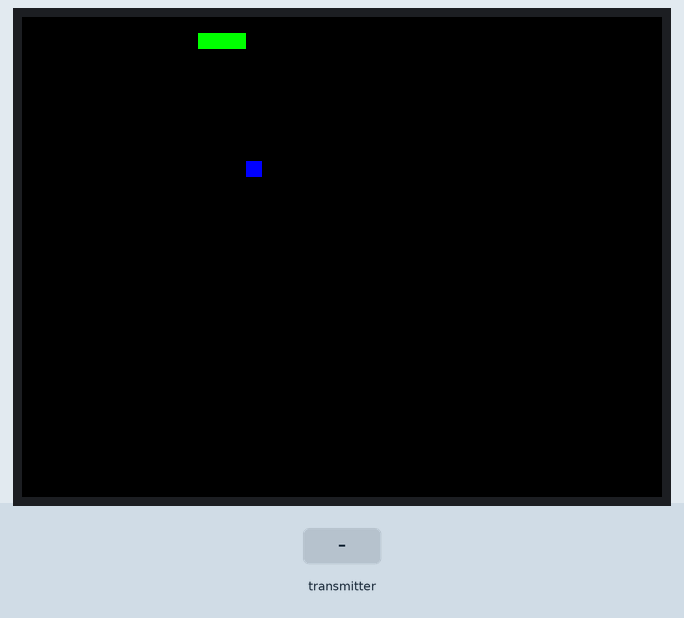
This sketch was run on a simulated ESP32. On the bench: 320×240 colour display. The test bench sets the inputs (shaded band). Random numbers use the default seed unless the sketch sets one.

Above: at 1.5 s.
1.6 s: the transmitter starts sending c2 = 1
At 2.7 s:
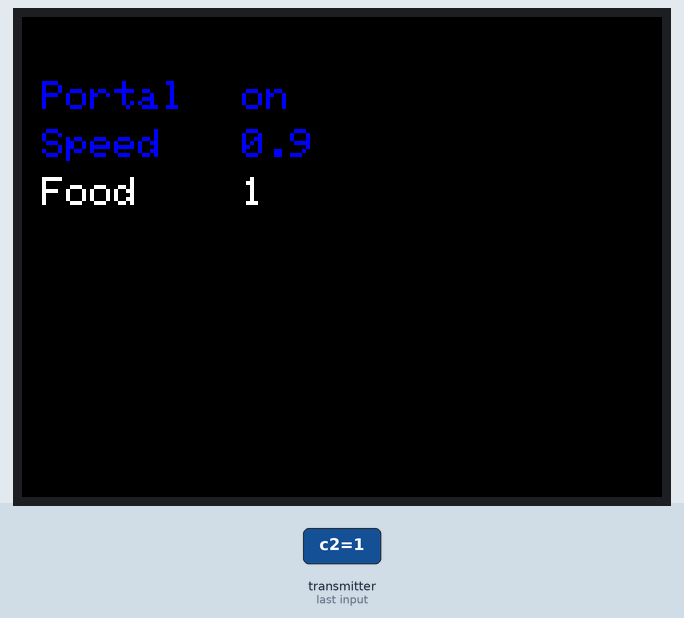
3.2 s: the transmitter starts sending Z2 = 1
At 3.79 s:
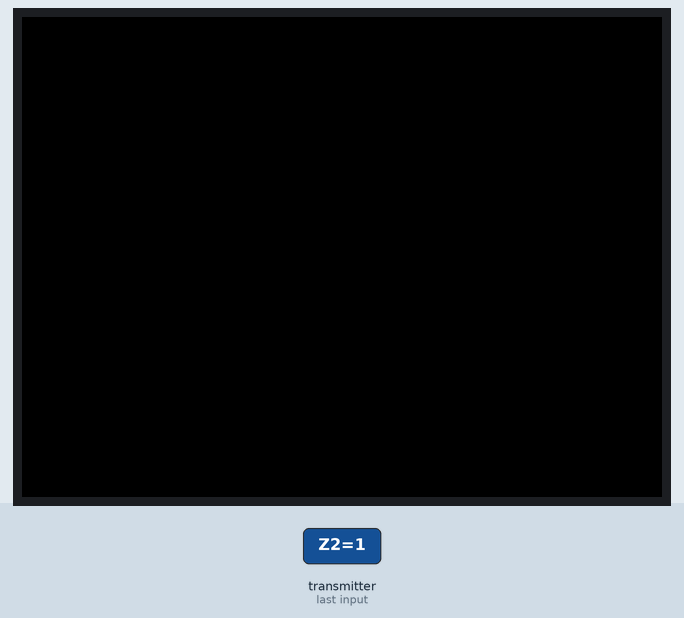
6.2 s: the transmitter starts sending connected1 = 1
At 7.1 s:
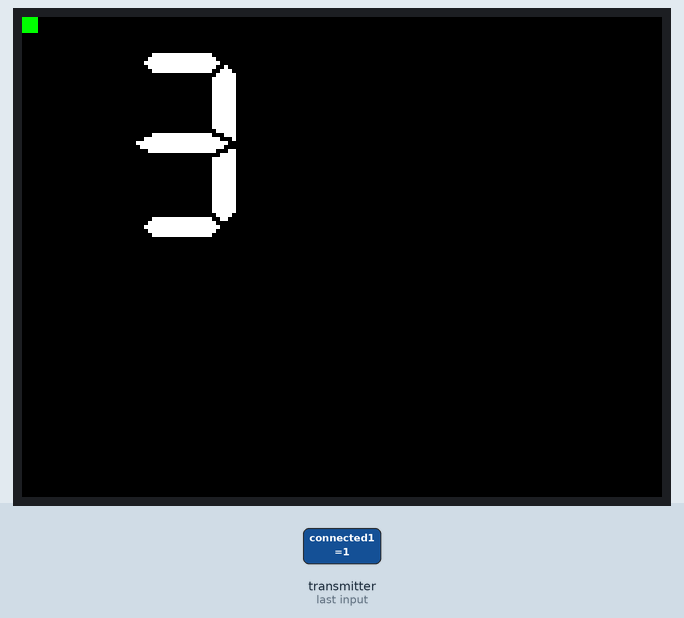
7.7 s: the transmitter starts sending Z1 = 1
At 8.38 s:
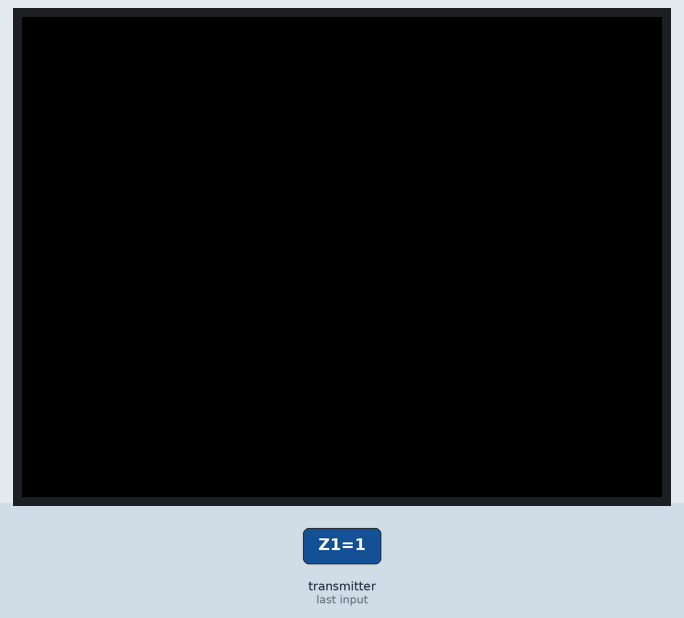
9.6 s: the transmitter starts sending joyX1 = 1024
At 9.77 s:
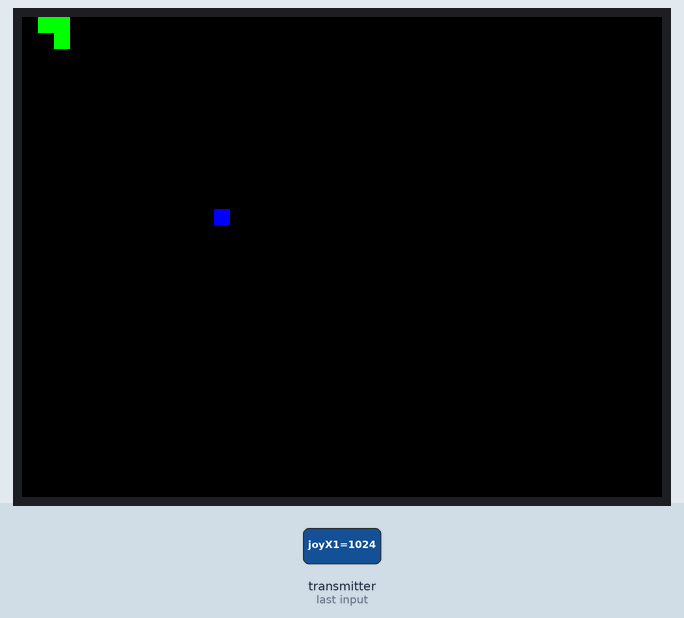
11.2 s: the transmitter starts sending joyX1 = 0
At 11.32 s:
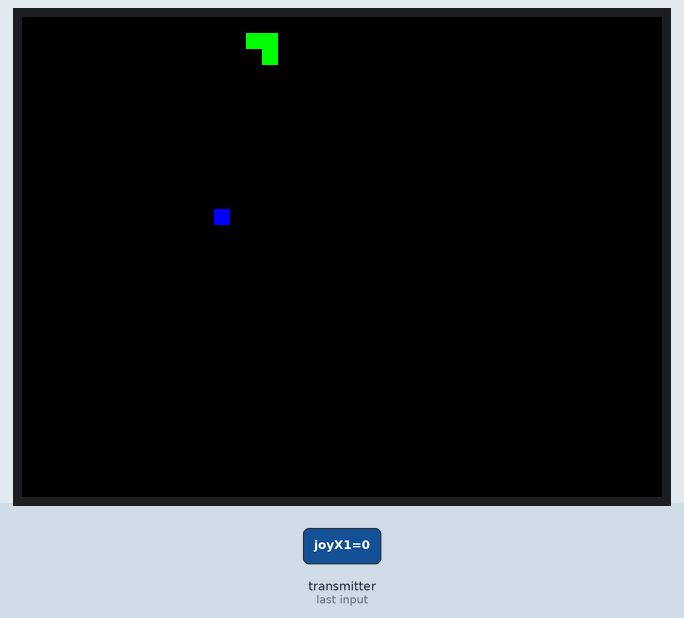

The sketch:

SnakeGameConsole2.ino
```cpp
//MAC address B8:D6:1A:44:3B:4C
#include <TFT_eSPI.h>
#include <SPI.h>
#include <esp_now.h>
#include <WiFi.h>

TFT_eSPI tft = TFT_eSPI();

//ESP NOW structure
typedef struct structMessage {
  bool connected1, connected2;
  bool c1, Z1, c2, Z2;
  int joyX1, joyY1, joyX2, joyY2;
};
structMessage nChuk;

int screenIndex = 0;

//************************************************************************************************
//SETTINGS MENU
//************************************************************************************************

int cursorPos = 0;
int prevCursorPos = -1;
bool settingsUp = false;
bool settingsDown = false;
bool settingsRight = false;
bool settingsLeft = false;

String portal = "on";
String prevPortal = portal;

float snakeSpeed = 1.0;
float prevSnakeSpeed = snakeSpeed;

int foodCount = 1;
int prevFoodCount = foodCount;

void SettingsMenu(){
  if(nChuk.Z1){
    screenIndex = 0;
    SnakeInit();
    return;
  }

  UpdateSettingsCursor();

  UpdateSettingsText();

  prevCursorPos = cursorPos;

  prevPortal = portal;
  prevSnakeSpeed = snakeSpeed;
  prevFoodCount = foodCount;
}

void UpdateSettingsText(){
  if(cursorPos != prevCursorPos){
    if(prevCursorPos == 0){
      tft.setTextColor(TFT_WHITE);
      tft.drawString("Portal", 10, 40);
      tft.drawString(portal, 110, 40);
    }
    else if(prevCursorPos == 1){
      tft.setTextColor(TFT_WHITE);
      tft.drawString("Speed", 10, 64);
      tft.drawFloat(snakeSpeed, 1, 110, 64);
    }
    else if(prevCursorPos == 2){
      tft.setTextColor(TFT_WHITE);
      tft.drawString("Food", 10, 88);
      tft.drawFloat(foodCount, 0, 110, 88);
    }

    if(cursorPos == 0){
      tft.setTextColor(TFT_BLUE);
      tft.drawString("Portal", 10, 40);
      tft.drawString(portal, 110, 40);
    }
    else if(cursorPos == 1){
      tft.setTextColor(TFT_BLUE);
      tft.drawString("Speed", 10, 64);
      tft.drawFloat(snakeSpeed, 1, 110, 64);
    }
    else if(cursorPos == 2){
      tft.setTextColor(TFT_BLUE);
      tft.drawString("Food", 10, 88);
      tft.drawFloat(foodCount, 0, 110, 88);
    }
  }

  if(portal != prevPortal){
    tft.setTextColor(TFT_BLACK);
    tft.drawString(prevPortal, 110, 40);

    tft.setTextColor(TFT_BLUE);
    tft.drawString("Portal", 10, 40);
    tft.drawString(portal, 110, 40);
  }
  else if(snakeSpeed != prevSnakeSpeed){
    tft.setTextColor(TFT_BLACK);
    tft.drawFloat(prevSnakeSpeed, 2, 110, 64);

    tft.setTextColor(TFT_BLUE);
    tft.drawString("Speed", 10, 64);
    tft.drawFloat(snakeSpeed, 1, 110, 64);
  }
  else if(foodCount != prevFoodCount){
    tft.setTextColor(TFT_BLACK);
    tft.drawFloat(prevFoodCount, 0, 110, 88);

    tft.setTextColor(TFT_BLUE);
    tft.drawString("Food", 10, 88);
    tft.drawFloat(foodCount, 0, 110, 88);
  }

}

void UpdateSettingsCursor(){
  //Y-axis
  if(nChuk.joyY1 > 80 and settingsUp == false){
    cursorPos--;
    if(cursorPos < 0) cursorPos = 2;
    settingsUp = true;
  }

  if(nChuk.joyY1 < 20 and settingsUp == false){
    cursorPos++;
    if(cursorPos > 2) cursorPos = 0;
    settingsUp = true;
  }

  if(nChuk.joyY1 > 20 and nChuk.joyY1 < 80){
    settingsUp = false;
    settingsDown = false;
  }

  //X-axis
  if(nChuk.joyX1 > 80 and settingsRight == false){
    if(cursorPos == 0){
      if(portal == "on") portal = "off";
      else if(portal == "off") portal = "on";
    }
    else if(cursorPos == 1){
      snakeSpeed += 0.1;
    }
    else if(cursorPos == 2){
      if(foodCount < 5) foodCount++;
    }

    settingsRight = true;
  }

  if(nChuk.joyX1 < 20 and settingsLeft == false){
    if(cursorPos == 0){
      if(portal == "on") portal = "off";
      else if(portal == "off") portal = "on";
    }
    else if(cursorPos == 1){
      if(snakeSpeed > 0.1){
        snakeSpeed -= 0.1;
      }
    }
    else if(cursorPos == 2){
      if(foodCount > 1) foodCount--;
    }

    settingsLeft = true;
  }

  if(nChuk.joyX1 > 20 and nChuk.joyX1 < 80){
    settingsRight = false;
    settingsLeft = false;
  }
}

void SettingsInit(){
  tft.fillScreen(TFT_BLACK);

  tft.setTextDatum(ML_DATUM);
  tft.setTextSize(2);

  tft.setTextColor(TFT_BLUE);
  tft.drawString("Portal", 10, 40);
  tft.setTextColor(TFT_WHITE);
  tft.drawString("Speed", 10, 64);
  tft.drawString("Food", 10, 88);

  tft.setTextColor(TFT_BLUE);
  tft.drawString(portal, 110, 40);
  tft.setTextColor(TFT_WHITE);
  tft.drawFloat(snakeSpeed, 1, 110, 64);
  tft.drawFloat(foodCount, 0, 110, 88);

  cursorPos = 0;
  prevCursorPos = -1;
}

//************************************************************************************************
//SNAKE GAME
//************************************************************************************************
unsigned long snakeFrameRate = 100;
unsigned long prevSnakeFrameRate = 0;

int snakeBody[320][2];
int snakeLen = 3;
int prevSnakeLen = snakeLen;

int snakeDir[2] = {1, 0};
int prevSnakeDir[2] = {1, 0};

int foodPosArr[5][2] = {{5, 6}, {10, 4}, {15, 3}, {12, 11}, {19, 8}};

bool snakeGameOver = false;
bool snakeInit = true;

void SnakeGame(){
  if(nChuk.c1){
    screenIndex = 1;
    SettingsInit();
    return;
  }

  if(snakeGameOver){
    //Draw end score on top of everything in bright white
    tft.setTextColor(TFT_WHITE);
    DrawSnakeScore();

    //Restart game
    if(nChuk.Z1){
      snakeGameOver = false;
      SnakeInit();
    }
    return;
  }

  int currentTime = millis();

  //Update snakeDir every instance, not bound by framerate
  UpdateSnakeDir();

  if(currentTime - prevSnakeFrameRate >= snakeFrameRate){
    prevSnakeFrameRate = currentTime;

    //Fill last snake segment black
    tft.fillRect(snakeBody[0][0] * 8, snakeBody[0][1] * 8, 8, 8, TFT_BLACK);

    //**************************************

    //Draw score before drawing snake
    // DrawSnakeScore();

    //**************************************

    //If there is collision with food
    bool foodCollision = false;
    for(int i = 0; i < foodCount; i++){
      if(snakeBody[snakeLen - 1][0] + snakeDir[0] == foodPosArr[i][0] and snakeBody[snakeLen - 1][1] + snakeDir[1] == foodPosArr[i][1]){
        foodCollision = true;
        //Add segment to snake with current headPos + snakeDir
        snakeBody[snakeLen][0] = snakeBody[snakeLen - 1][0] + snakeDir[0];
        snakeBody[snakeLen][1] = snakeBody[snakeLen - 1][1] + snakeDir[1];

        //Remove current number text
        // tft.setTextColor(TFT_BLACK);
        // DrawSnakeScore();
        //Increase snake length by 1
        snakeLen++;
        //Update with new number
        // tft.setTextColor(0x10A2);
        // DrawSnakeScore();

        //Update food
        UpdateFoodPos();
      }


      //In case screenwrapping is on and food is on the edge of the board
      else if(snakeBody[snakeLen - 1][0] + snakeDir[0] == foodPosArr[i][0] and snakeBody[snakeLen - 1][1] + snakeDir[1] == foodPosArr[i][1]){
        foodCollision = true;
        //Add segment to snake with current headPos + snakeDir
        snakeBody[snakeLen][0] = snakeBody[snakeLen - 1][0] + snakeDir[0];
        snakeBody[snakeLen][1] = snakeBody[snakeLen - 1][1] + snakeDir[1];

        //Remove current number text
        // tft.setTextColor(TFT_BLACK);
        // DrawSnakeScore();
        //Increase snake length by 1
        snakeLen++;
        //Update with new number
        // tft.setTextColor(0x10A2);
        // DrawSnakeScore();

        //Update food
        UpdateFoodPos();
      }
    }
    if(foodCollision == false){
      int prevSnakeTail[2] = {snakeBody[0][0], snakeBody[0][1]};

      //Move each segment one up
      for(int i = 0; i < snakeLen - 1; i++){
        snakeBody[i][0] = snakeBody[i+1][0];
        snakeBody[i][1] = snakeBody[i+1][1];
      }

      //Update Head of the snake
      snakeBody[snakeLen - 1][0] += snakeDir[0];
      snakeBody[snakeLen - 1][1] += snakeDir[1];

      //Check FOR WALL COLLISION
      if(portal == "on"){
        if(snakeBody[snakeLen-1][0] < 0) snakeBody[snakeLen-1][0] += 20;
        else if(snakeBody[snakeLen-1][0] > 19) snakeBody[snakeLen-1][0] -= 20;

        else if(snakeBody[snakeLen-1][1] < 0) snakeBody[snakeLen-1][1] += 16;
        else if(snakeBody[snakeLen-1][1] > 15) snakeBody[snakeLen-1][1] -= 16;
      }
      else if(portal == "off"){
        if(snakeBody[snakeLen-1][0] < 0 or snakeBody[snakeLen-1][1] < 0 or snakeBody[snakeLen-1][0] > 19 or snakeBody[snakeLen-1][1] > 15){
          snakeGameOver = true;
          //Draw last snake segment, purely for visuals
          tft.fillRect(prevSnakeTail[0] * 8, prevSnakeTail[1] * 8, 8, 8, TFT_GREEN);
          return;
        }
      }

      //CHECK FOR BODY COLLISION
      for(int i = 0; i < snakeLen - 1; i++){
        if(snakeBody[snakeLen-1][0] == snakeBody[i][0] and snakeBody[snakeLen-1][1] == snakeBody[i][1] ){
          snakeGameOver = true;
          //Draw last snake segment, purely for visuals
          tft.fillRect(prevSnakeTail[0] * 8, prevSnakeTail[1] * 8, 8, 8, TFT_GREEN);
          return;
        }
      }
    }

    //Update prevSnakeDir for next frame
    prevSnakeDir[0] = snakeDir[0];
    prevSnakeDir[1] = snakeDir[1];

    //Draw food
    for(int i = 0; i < foodCount; i++){
      tft.fillRect(foodPosArr[i][0] * 8, foodPosArr[i][1] * 8, 8, 8, TFT_BLUE);
    }

    //Draw full snake
    for(int i = 0; i < snakeLen; i++){
      tft.fillRect(snakeBody[i][0] * 8, snakeBody[i][1] * 8, 8, 8, TFT_GREEN);
    }
  }
}

void UpdateSnakeDir(){
  //Update snake directions
  //Cant move in opposite direction
  if(nChuk.joyX1 > 80 and prevSnakeDir[0] != -1){
    snakeDir[0] = 1; snakeDir[1] = 0;
  }
  else if(nChuk.joyX1 < 20 and prevSnakeDir[0] != 1){
    snakeDir[0] = -1; snakeDir[1] = 0;
  }

  else if(nChuk.joyY1 > 80 and prevSnakeDir[1] != 1){
    snakeDir[0] = 0; snakeDir[1] = -1;
  }
  else if(nChuk.joyY1 < 20 and prevSnakeDir[1] != -1){
    snakeDir[0] = 0; snakeDir[1] = 1;
  }
}

void UpdateFoodPos(){
  int foodPosArrIndex = 0;
  for(int i = 0; i < foodCount; i++){
    if(snakeBody[snakeLen-1][0] == foodPosArr[i][0] and snakeBody[snakeLen-1][1] == foodPosArr[i][1]) foodPosArrIndex = i;
  }

  //Set random values for food
  //If it collides with collides with snake, respawn
  bool collision = true;
  while(collision){
    collision = false; //Assume no collision

    foodPosArr[foodPosArrIndex][0] = random(20);
    foodPosArr[foodPosArrIndex][1] = random(16);

    //Check if food collides with snake or with other food
    for(int i = 0; i < snakeLen; i++){
      if(foodPosArr[foodPosArrIndex][0] == snakeBody[i][0] and foodPosArr[foodPosArrIndex][1] == snakeBody[i][1]) collision = true;
      else{
        for(int j = 0; j < foodPosArrIndex; j++){
          if(foodPosArr[foodPosArrIndex][0] == foodPosArr[j][0] and foodPosArr[foodPosArrIndex][1] == foodPosArr[j][1]) collision = true;
        }
        for(int j = foodPosArrIndex + 1; j < foodCount - 1; j++){
          if(foodPosArr[foodPosArrIndex][0] == foodPosArr[j][0] and foodPosArr[foodPosArrIndex][1] == foodPosArr[j][1]) collision = true;
        }
      }
    }
  }
}

void DrawSnakeScore(){
  if(snakeLen > 9 and snakeLen < 20){
    tft.drawString(String(snakeLen), 65, 64, 7);
  }
  else{
    tft.drawString(String(snakeLen), 81, 64, 7);
  }
}

void SnakeInit(){
  //Reset to standard values
  snakeFrameRate = 100 / snakeSpeed;

  snakeLen = 3;
  snakeDir[0] = 1;
  snakeDir[1] = 0;

  for(int i = 0; i < 320; i++){
    snakeBody[i][0] = -1;
    snakeBody[i][1] = -1;
  }

  snakeBody[0][0] = 0; snakeBody[0][1] = 0;
  snakeBody[1][0] = 1; snakeBody[1][1] = 0;
  snakeBody[2][0] = 2; snakeBody[2][1] = 0;

  //Set tft values
  tft.fillScreen(TFT_BLACK);
  tft.setTextSize(2);
  tft.setTextDatum(4);
  tft.setTextColor(0x10A2);

  // //Set food Position
  foodPosArr[0][0] = random(7, 15);
  foodPosArr[0][1] = random(9, 16);

  foodPosArr[1][0] = random(15, 20);
  foodPosArr[1][1] = random(0, 9);

  foodPosArr[2][0] = random(0, 7);
  foodPosArr[2][1] = random(9, 16);

  foodPosArr[3][0] = random(7, 15);
  foodPosArr[3][1] = random(0, 9);

  foodPosArr[4][0] = random(15, 20);
  foodPosArr[4][1] = random(9, 16);
}

void setup() {
  //Init serial monitor
  Serial.begin(115200);

  //Init ESP-NOW
  WiFi.mode(WIFI_STA);
  if (esp_now_init() != ESP_OK) {
    return;
  }
  esp_now_register_recv_cb(OnDataRecv);

  //Screen INIT
  tft.init();
  tft.setRotation(1);
  tft.fillScreen(TFT_BLACK);

  //TEST
  tft.setSwapBytes(true);

  SettingsInit();
  SnakeInit();
}


void loop() {
  if(nChuk.connected1 == false){
    nChuk.c1 = nChuk.c2;
    nChuk.Z1 = nChuk.Z2;
    nChuk.joyX1 = nChuk.joyX2;
    nChuk.joyY1 = nChuk.joyY2;
  }

  if(screenIndex == 0){
    SnakeGame();
  }
  else if(screenIndex == 1){
    SettingsMenu();
  }
}

void OnDataRecv(const uint8_t *mac, const uint8_t *incomingData, int len) {
  memcpy(&nChuk, incomingData, sizeof(nChuk));
}
```

Measured:
- after the input at 3.2 s, the display: changes after 0.05 s (image 2)
- after the input at 7.7 s, the display: changes after 0.05 s (image 4)
- what the display in image 2 shows lasts 0.4 s, from 3.6 s to 4.0 s
